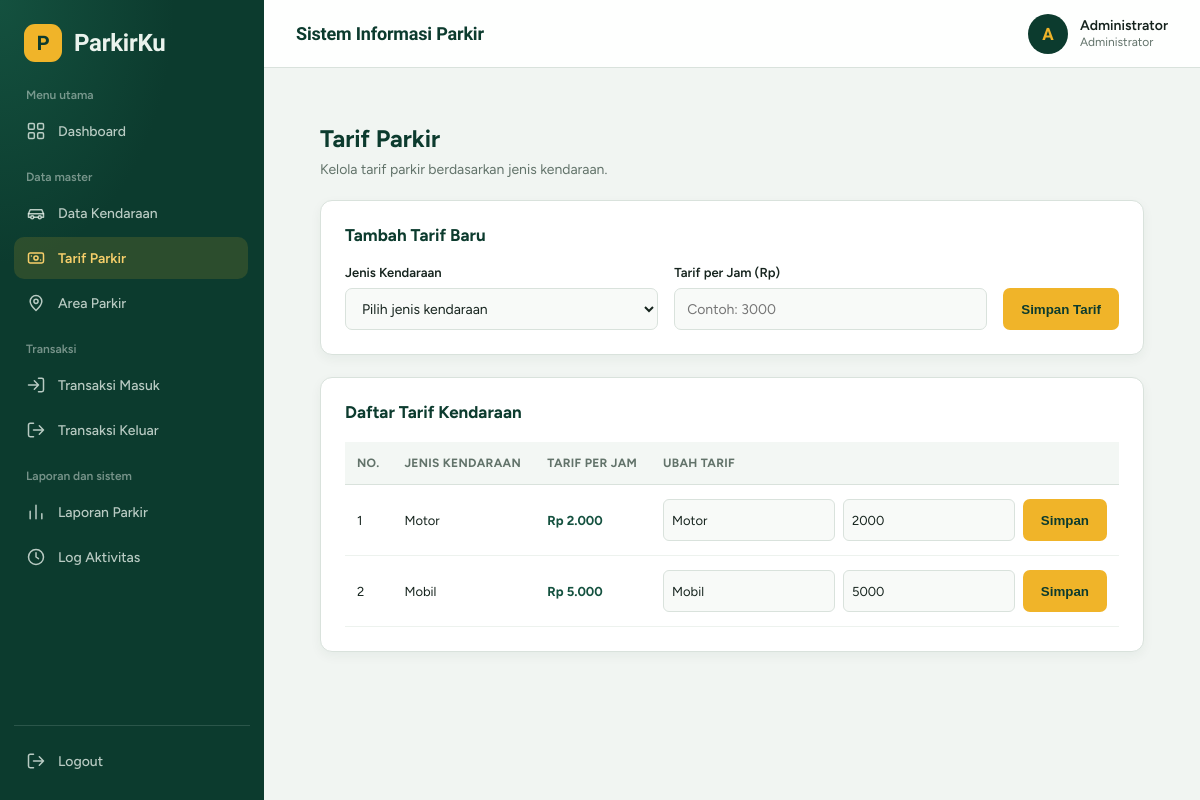
/parkir/admin/tarif.php (signed in), run on the app's committed database.
### tables this page shows
CREATE TABLE `tb_tarif` (
  `id_tarif` int(11) NOT NULL,
  `jenis_kendaraan` varchar(30) NOT NULL,
  `tarif_per_jam` decimal(12,2) NOT NULL DEFAULT 0.00,
  `tarif_maksimal` decimal(12,2) NOT NULL DEFAULT 0.00,
  `status_aktif` tinyint(1) NOT NULL DEFAULT 1
);

### parkir/koneksi.php (called while the page is built, shortened)
<?php
function e($nilai): string
{
    return htmlspecialchars(
        (string) $nilai,
        ENT_QUOTES,
        'UTF-8'
    );
}

### parkir/admin/tarif.php (the view, shortened to what this page needs)
<?php
require_once __DIR__ . '/../koneksi.php';
$daftarTarif = [];
try {
    $stmt = $pdo->query(
        "SELECT id_tarif, jenis_kendaraan, tarif_per_jam
         FROM tb_tarif
         ORDER BY id_tarif ASC"
    );
    $daftarTarif = $stmt->fetchAll(PDO::FETCH_ASSOC);
} catch (PDOException $e) {
    error_log($e->getMessage());
    $error = 'Data tarif gagal dibaca. Periksa kolom tabel tb_tarif.';
}
require_once __DIR__ . '/header.php';
?>
<div class="tarif-page">
    <div class="tarif-heading">
        <h2>Tarif Parkir</h2>
        <p>Kelola tarif parkir berdasarkan jenis kendaraan.</p>
    </div>
    <section class="tarif-card">
        <h3>Tambah Tarif Baru</h3>
        <form method="POST" action="tarif.php" class="tarif-form">
            <div class="tarif-field">
                <label for="jenis_kendaraan">Jenis Kendaraan</label>
                <select id="jenis_kendaraan" name="jenis_kendaraan" required>
                    <option value="">Pilih jenis kendaraan</option>
                </select>
            </div>
            <div class="tarif-field">
                <label for="tarif_per_jam">Tarif per Jam (Rp)</label>
                <input
                    type="number"
                    id="tarif_per_jam"
                    name="tarif_per_jam"
                    min="0"
                    step="1"
                    placeholder="Contoh: 3000"
                    required
                >
            </div>
            <button type="submit" class="tarif-btn">
                Simpan Tarif
            </button>
        </form>
    </section>
    <section class="tarif-card">
        <h3>Daftar Tarif Kendaraan</h3>
        <div class="tarif-table-wrap">
            <table class="tarif-table">
                <thead>
                    <tr>
                        <th>No.</th>
                        <th>Jenis Kendaraan</th>
                        <th>Tarif per Jam</th>
                        <th>Ubah Tarif</th>
                    </tr>
                </thead>
                <tbody>
                    <?php if (empty($daftarTarif)): ?>
                        <tr>
                            <td colspan="4" class="tarif-empty">
                                Belum ada data tarif parkir.
                            </td>
                        </tr>
                    <?php else: ?>
                        <?php foreach ($daftarTarif as $i => $tarifItem): ?>
                            <tr>
                                <td><?= $i + 1 ?></td>
                                <td><?= e(ucfirst($tarifItem['jenis_kendaraan'])) ?></td>
                                <td class="tarif-price">
                                    Rp <?= number_format((float) $tarifItem['tarif_per_jam'], 0, ',', '.') ?>
                                </td>
                                <td>
                                    <form method="POST" action="tarif.php" class="tarif-edit">
                                        <input
                                            type="text"
                                            name="jenis_kendaraan"
                                            value="<?= e($tarifItem['jenis_kendaraan']) ?>"
                                            aria-label="Jenis kendaraan"
                                            required
                                        >
                                        <input
                                            type="number"
                                            name="tarif_per_jam"
                                            value="<?= (int) $tarifItem['tarif_per_jam'] ?>"
                                            min="0"
                                            step="1"
                                            aria-label="Tarif per jam"
                                            required
                                        >
                                        <button type="submit" class="tarif-btn">
                                            Simpan
                                        </button>
                                    </form>
                                </td>
                            </tr>
                        <?php endforeach; ?>
                    <?php endif; ?>
                </tbody>
            </table>
        </div>
    </section>
</div>
<?php require_once __DIR__ . '/footer.php'; ?>

### parkir/style.css (style rules this page uses)
:root { --navy: #172554; --blue: #2563eb; --blue-light: #eff6ff; --background: #f4f7fb; --white: #ffffff; --text: #1e293b; --muted: #64748b; --border: #e2e8f0; --green: #15803d; --red: #dc2626; }
* { box-sizing: border-box; margin: 0; padding: 0; }
body { font-family: Arial, Helvetica, sans-serif; background: var(--background); color: var(--text); font-size: 14px; }
input, select, textarea { width: 100%; padding: 12px 13px; border: 1px solid #cbd5e1; border-radius: 8px; outline: none; font: inherit; background: white; color: var(--text); }
table { width: 100%; border-collapse: collapse; white-space: nowrap; }
th { background: #f8fafc; color: #475569; font-size: 12px; text-align: left; text-transform: uppercase; letter-spacing: 0.3px; }
th, td { padding: 15px 13px; border-bottom: 1px solid var(--border); }

### parkir/admin/header.php (style rules this page uses)
:root { --adm-green: #0c3b2e; --adm-green-2: #14513f; --adm-sign: #f0b429; --adm-sign-soft: #f7cf6a; --adm-bg: #f1f5f2; --adm-text: #16241e; --adm-muted: #62736a; --adm-line: #d9e2dc; --adm-display: 'Bricolage Grotesque', 'Segoe UI', system-ui, sans-serif; --adm-sans: 'Figtree', system-ui, -apple-system, 'Segoe UI', Roboto, sans-serif; --adm-sidebar: 264px; }
* { box-sizing: border-box; }
body { margin: 0; font-family: var(--adm-sans); background: var(--adm-bg); color: var(--adm-text); -webkit-font-smoothing: antialiased; }

### parkir/admin/tarif.php (style rules this page uses)
.tarif-page { padding: 24px; color: #16241e; }
.tarif-heading { margin-bottom: 22px; }
.tarif-heading h2 { margin: 0 0 8px; font-size: 24px; color: #0c3b2e; }
.tarif-heading p { margin: 0; color: #62736a; font-size: 14px; }
.tarif-card { margin-bottom: 22px; padding: 24px; background: #fff; border: 1px solid #d9e2dc; border-radius: 12px; box-shadow: 0 4px 12px rgba(12, 59, 46, .05); }
.tarif-card h3 { margin: 0 0 20px; font-size: 17px; color: #0c3b2e; }
.tarif-form { display: grid; grid-template-columns: 1fr 1fr auto; align-items: end; gap: 16px; }
.tarif-field label { display: block; margin-bottom: 8px; font-size: 13px; font-weight: 600; color: #16241e; }
.tarif-field input, .tarif-field select { width: 100%; min-height: 42px; padding: 10px 12px; border: 1px solid #d9e2dc; border-radius: 7px; background: #f8faf8; color: #16241e; font-size: 14px; box-sizing: border-box; }
.tarif-btn { min-height: 42px; padding: 0 18px; border: none; border-radius: 7px; background: #f0b429; color: #0c3b2e; font-weight: 600; cursor: pointer; }
.tarif-table-wrap { overflow-x: auto; }
.tarif-table { width: 100%; border-collapse: collapse; font-size: 13px; text-align: left; }
.tarif-table th { padding: 14px 12px; background: #f3f7f4; color: #62736a; border-bottom: 1px solid #d9e2dc; white-space: nowrap; }
.tarif-table td { padding: 14px 12px; border-bottom: 1px solid #edf2ee; }
.tarif-price { color: #14513f; font-weight: 700; }
.tarif-edit { display: grid; grid-template-columns: 1fr 1fr auto; gap: 8px; min-width: 380px; }
.tarif-edit input { min-width: 0; width: 100%; padding: 8px; border: 1px solid #d9e2dc; border-radius: 6px; background: #f8faf8; color: #16241e; box-sizing: border-box; }

### data on the page
tb_tarif: jenis_kendaraan "Motor", tarif_per_jam "2.000", tarif_per_jam "2000"
tb_tarif: jenis_kendaraan "Mobil", tarif_per_jam "5.000", tarif_per_jam "5000"

### other printed values
$judulGrup "Menu utama"
$label "Dashboard"
$judulGrup "Data master"
$label "Data Kendaraan"
$label "Tarif Parkir"
$label "Area Parkir"
$judulGrup "Transaksi"
$label "Transaksi Masuk"
$label "Transaksi Keluar"
$judulGrup "Laporan dan sistem"
$label "Laporan Parkir"
$label "Log Aktivitas"
$inisial "A"
$namaAdmin "Administrator"
